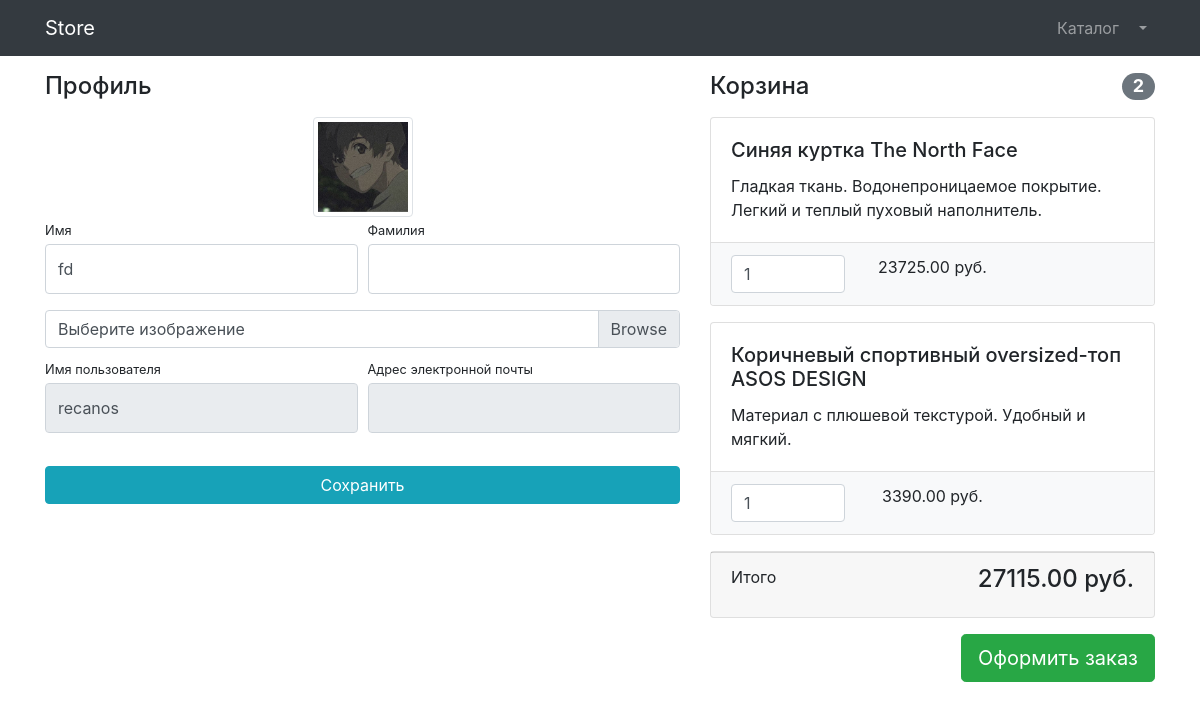
The page /users/profile/1 (signed in) on the database its author committed.
### users/models.py (models this page shows)
class User(AbstractUser):
    image = models.ImageField(upload_to="users_images", null=True,blank=True)
    is_verified = models.BooleanField(default=False)

### products/models.py (models this page shows, shortened)
class Basket(models.Model):
    user=models.ForeignKey(to=User, on_delete=models.CASCADE)
    product = models.ForeignKey(to=Product, on_delete=models.CASCADE)
    quantity = models.PositiveSmallIntegerField(default=0)
    created_timestamp = models.DateTimeField(auto_now_add=True)
    objects = BasketQuerySet.as_manager()
    def sum(self):
        return self.quantity * self.product.price

class Product(models.Model):
    name = models.CharField(max_length=256)
    description = models.TextField()
    price = models.DecimalField(max_digits=9, decimal_places=2)
    quantity = models.PositiveIntegerField(default=0)
    image = models.ImageField(upload_to='products_images')
    category = models.ForeignKey(to=ProductsCategoty, on_delete=models.CASCADE)
    class Meta:
        verbose_name = 'Продукт'
        verbose_name_plural = 'Продукты'

### users/views.py (the view, shortened to what this page needs)
# urls.py: path('profile/<int:pk>', login_required(UserProfileView.as_view()), name='profile'),
class UserProfileView(titleMixin, UpdateView):
    model = User
    form_class = UserProfileForm
    template_name = 'users/profile.html'
    title = 'Store-профиль'

### users/forms.py
class UserProfileForm(UserChangeForm):
    first_name = forms.CharField(widget=forms.TextInput(attrs={
        'class' : "form-control py-4"
    }))
    last_name = forms.CharField(widget=forms.TextInput(attrs={
        'class' : "form-control py-4"
    }))
    image = forms.ImageField(widget=forms.FileInput(attrs={
        'class' : "custom-file-input"}), required=False)
    username = forms.CharField(widget=forms.TextInput(attrs={
        'class': "form-control py-4", 'readonly' : True
    }))
    email = forms.CharField(widget=forms.TextInput(attrs={
        'class' : "form-control py-4", 'readonly' : True
    }))
    class Meta:
        model = User
        fields = ('first_name', 'last_name', 'image', 'username', 'email')

### common/views.py (called while the page is built)
    def get_context_data(self, **kwargs):
        context = super(titleMixin, self).get_context_data(**kwargs)
        context['title'] = self.title
        return context

### products/context_processors.py (called while the page is built)
def baskets(request):
    return {'baskets' : Basket.objects.filter(user=request.user) if request.user.is_authenticated else []}

### products/models.py (called while the page is built)
    def total_sum(self):
        return sum(basket.sum() for basket in self)

    def total_quantity(self):
        return sum(basket.quantity for basket in self)

### users/templates/users/profile.html (shortened to what this page needs)
{% extends 'products/base.html' %}
{% load static %}
{% block css %}
    <link href="{% static 'vendor/css/profile.css' %}" rel="stylesheet">
{% endblock %}
{% block content %}
<div class="container">
    <div class="row">
        <div class="col-lg-7">
            <h4 class="mt-3 mb-3">Профиль</h4>
            <div class="col-lg-12 text-center">
                <img width="100" height="100"
                     src="{% if user.image %} {{ user.image.url }} {% else %} {% static 'vendor/img/users\/default_avatar.jpg' %} {% endif %}"
                     class="img-thumbnail">
            </div>
            <form action="{% url 'users:profile' user.id %}" method="post" enctype="multipart/form-data">
                <div class="form-row">
                    <div class="col-lg-6">
                        <div class="form-group">
                            <label class="small mb-1" for="{{ form.first_name.id_for_label }}">Имя</label>
                            {{ form.first_name }}
                        </div>
                    </div>
                    <div class="col-lg-6">
                        <div class="form-group">
                            <label class="small mb-1" for="{{ form.last_name.id_for_label }}">Фамилия</label>
                            {{ form.last_name }}
                        </div>
                    </div>
                </div>
                <div class="form-row mb-2">
                    <div class="col-lg-12">
                        <div class="custom-file">
                            <label class="custom-file-label" for="{{ form.image.id_for_label }}">
                                Выберите изображение</label>
                        </div>
                    </div>
                </div>
                <div class="form-row">
                    <div class="col-lg-6">
                        <label class="small mb-1" for="{{ form.username.id_for_label }}">Имя пользователя</label>
                        {{ form.username }}
                    </div>
                    <div class="col-lg-6">
                        <label class="small mb-1" for="{{ form.email.id_for_label }}">Адрес электронной
                            почты</label>
                        {{ form.email }}
                    </div>
                </div>
                <div class="form-row">
                    <div class="col-lg-12" style="margin-top: 33px;">
                        <input class="btn btn-info btn-block" type="submit" value="Сохранить">
                    </div>
                </div>
            </form>
        </div>
        <div class="col-lg-5">
            {% include 'products/basket.html' %}
        </div>
    </div>
</div>
{% endblock %}

### products/templates/products/basket.html (shortened to what this page needs)
{% if baskets %}
<h4 class="mt-3 mb-3 d-flex justify-content-between align-items-center mb-3">
    Корзина <span class="badge badge-secondary badge-pill">{{ baskets.total_quantity }}</span>
</h4>
{% for basket in baskets %}
<div class="card mb-3">
    <div class="card-body">
        <h5 class="card-title">{{ basket.product.name }}</h5>
        <p class="card-text">{{ basket.product.description }}</p>
    </div>
    <ul class="list-group list-group-flush">
        <li class="list-group-item bg-light">
            <div class="row text-center">
                <div class="col-lg-4">
                    <input name="basketID" type="number" class="form-control"
                           value="{{ basket.quantity }}" min="0">
                </div>
                <div class="col-lg-4">{{ basket.sum }} руб.</div>
                <div class="col-lg-4">
                </div>
            </div>
        </li>
    </ul>
</div>
{% endfor %}
<div class="card mb-3">
    <div class="card-footer">
        <p class="float-left">Итого</p>
        <h4 class="float-right">{{ baskets.total_sum }} руб.</h4>
    </div>
</div>
<a class="btn btn-success btn-lg float-right" href="../orders/order-create.html">
    Оформить заказ
</a>
{% else %}
<h4 class="mt-3 mb-3 d-flex justify-content-between align-items-center mb-3">
    Корзина пуста
</h4>
{% endif %}

### rows shown on the page
User: image (picture), first_name "fd", username "recanos"
Basket: total_quantity "2", product.name "Синяя куртка The North Face", product.description "Гладкая ткань. Водонепроницаемое покрытие. Легкий и теплый пуховый наполнитель.", basketID "1", sum "23725.00", total_sum "27115.00"
Basket: product.name "Коричневый спортивный oversized-топ ASOS DESIGN", product.description "Материал с плюшевой текстурой. Удобный и мягкий.", basketID "1", sum "3390.00"
